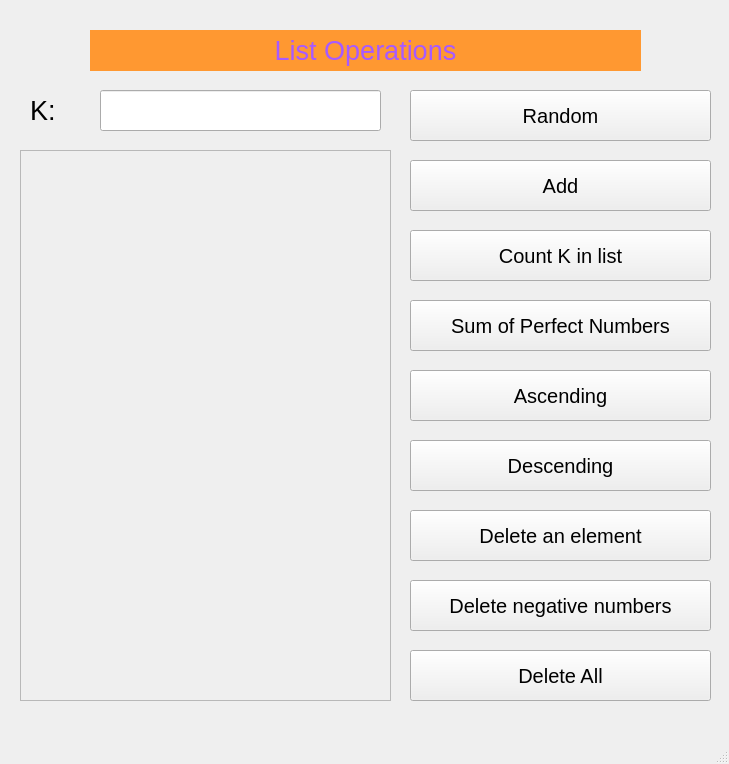
<?xml version="1.0" encoding="UTF-8"?>
<ui version="4.0">
 <class>MainWindow</class>
 <widget class="QMainWindow" name="MainWindow">
  <property name="geometry">
   <rect>
    <x>0</x>
    <y>0</y>
    <width>729</width>
    <height>764</height>
   </rect>
  </property>
  <property name="windowTitle">
   <string>MainWindow</string>
  </property>
  <widget class="QWidget" name="centralwidget">
   <widget class="QLabel" name="label">
    <property name="geometry">
     <rect>
      <x>90</x>
      <y>30</y>
      <width>551</width>
      <height>41</height>
     </rect>
    </property>
    <property name="font">
     <font>
      <pointsize>20</pointsize>
     </font>
    </property>
    <property name="styleSheet">
     <string notr="true">background-color: rgb(255, 152, 49);
color: rgb(167, 90, 255);</string>
    </property>
    <property name="text">
     <string>List Operations</string>
    </property>
    <property name="alignment">
     <set>Qt::AlignCenter</set>
    </property>
   </widget>
   <widget class="QLabel" name="label_2">
    <property name="geometry">
     <rect>
      <x>30</x>
      <y>90</y>
      <width>61</width>
      <height>41</height>
     </rect>
    </property>
    <property name="font">
     <font>
      <pointsize>20</pointsize>
     </font>
    </property>
    <property name="text">
     <string>K:</string>
    </property>
   </widget>
   <widget class="QLineEdit" name="lineEditEnterK">
    <property name="geometry">
     <rect>
      <x>100</x>
      <y>90</y>
      <width>281</width>
      <height>41</height>
     </rect>
    </property>
    <property name="font">
     <font>
      <pointsize>15</pointsize>
     </font>
    </property>
   </widget>
   <widget class="QPushButton" name="pushButtonRandom">
    <property name="geometry">
     <rect>
      <x>410</x>
      <y>90</y>
      <width>301</width>
      <height>51</height>
     </rect>
    </property>
    <property name="font">
     <font>
      <pointsize>15</pointsize>
     </font>
    </property>
    <property name="text">
     <string>Random</string>
    </property>
   </widget>
   <widget class="QScrollArea" name="scrollArea">
    <property name="geometry">
     <rect>
      <x>20</x>
      <y>150</y>
      <width>371</width>
      <height>551</height>
     </rect>
    </property>
    <property name="widgetResizable">
     <bool>true</bool>
    </property>
    <widget class="QWidget" name="scrollAreaWidgetContents">
     <property name="geometry">
      <rect>
       <x>0</x>
       <y>0</y>
       <width>369</width>
       <height>549</height>
      </rect>
     </property>
     <layout class="QVBoxLayout" name="verticalLayout_2">
      <item>
       <layout class="QVBoxLayout" name="verticalLayoutButton"/>
      </item>
     </layout>
    </widget>
   </widget>
   <widget class="QPushButton" name="pushButtonAdd">
    <property name="geometry">
     <rect>
      <x>410</x>
      <y>160</y>
      <width>301</width>
      <height>51</height>
     </rect>
    </property>
    <property name="font">
     <font>
      <pointsize>15</pointsize>
     </font>
    </property>
    <property name="text">
     <string>Add</string>
    </property>
   </widget>
   <widget class="QPushButton" name="pushButtonCountK">
    <property name="geometry">
     <rect>
      <x>410</x>
      <y>230</y>
      <width>301</width>
      <height>51</height>
     </rect>
    </property>
    <property name="font">
     <font>
      <pointsize>15</pointsize>
     </font>
    </property>
    <property name="text">
     <string>Count K in list</string>
    </property>
   </widget>
   <widget class="QPushButton" name="pushButtonSumOfPerfectNum">
    <property name="geometry">
     <rect>
      <x>410</x>
      <y>300</y>
      <width>301</width>
      <height>51</height>
     </rect>
    </property>
    <property name="font">
     <font>
      <pointsize>15</pointsize>
     </font>
    </property>
    <property name="text">
     <string>Sum of Perfect Numbers</string>
    </property>
   </widget>
   <widget class="QPushButton" name="pushButtonAsc">
    <property name="geometry">
     <rect>
      <x>410</x>
      <y>370</y>
      <width>301</width>
      <height>51</height>
     </rect>
    </property>
    <property name="font">
     <font>
      <pointsize>15</pointsize>
     </font>
    </property>
    <property name="text">
     <string>Ascending</string>
    </property>
   </widget>
   <widget class="QPushButton" name="pushButtonDesc">
    <property name="geometry">
     <rect>
      <x>410</x>
      <y>440</y>
      <width>301</width>
      <height>51</height>
     </rect>
    </property>
    <property name="font">
     <font>
      <pointsize>15</pointsize>
     </font>
    </property>
    <property name="text">
     <string>Descending</string>
    </property>
   </widget>
   <widget class="QPushButton" name="pushButtonDelAnElement">
    <property name="geometry">
     <rect>
      <x>410</x>
      <y>510</y>
      <width>301</width>
      <height>51</height>
     </rect>
    </property>
    <property name="font">
     <font>
      <pointsize>15</pointsize>
     </font>
    </property>
    <property name="text">
     <string>Delete an element</string>
    </property>
   </widget>
   <widget class="QPushButton" name="pushButtonDelNegativeNum">
    <property name="geometry">
     <rect>
      <x>410</x>
      <y>580</y>
      <width>301</width>
      <height>51</height>
     </rect>
    </property>
    <property name="font">
     <font>
      <pointsize>15</pointsize>
     </font>
    </property>
    <property name="text">
     <string>Delete negative numbers</string>
    </property>
   </widget>
   <widget class="QPushButton" name="pushButtonDelAll">
    <property name="geometry">
     <rect>
      <x>410</x>
      <y>650</y>
      <width>301</width>
      <height>51</height>
     </rect>
    </property>
    <property name="font">
     <font>
      <pointsize>15</pointsize>
     </font>
    </property>
    <property name="text">
     <string>Delete All</string>
    </property>
   </widget>
  </widget>
  <widget class="QMenuBar" name="menubar">
   <property name="geometry">
    <rect>
     <x>0</x>
     <y>0</y>
     <width>729</width>
     <height>26</height>
    </rect>
   </property>
  </widget>
  <widget class="QStatusBar" name="statusbar"/>
 </widget>
 <resources/>
 <connections/>
</ui>
